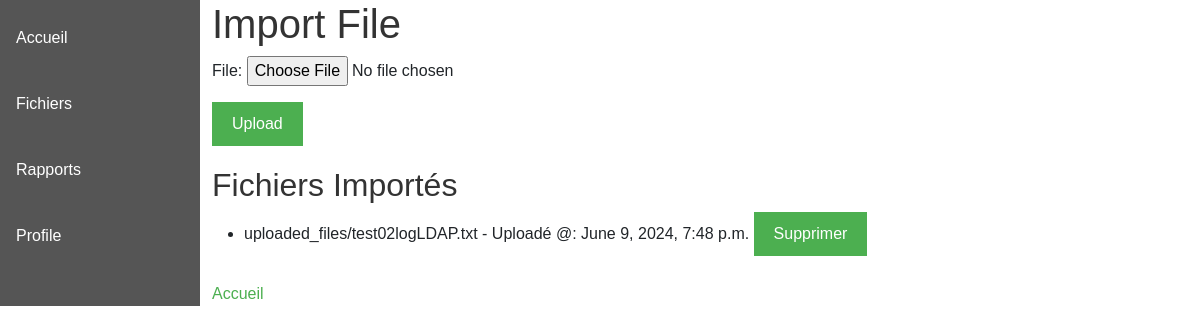
The app's page /import/ with its own data.
### core/models.py (models this page shows)
class ImportedFile(models.Model):
    file = models.FileField(upload_to='uploaded_files/')
    uploaded_at = models.DateTimeField(auto_now_add=True)

### core/views.py (the view)
# urls.py: path('import/', views.import_file, name='import_file'),
def import_file(request):
    if request.method == 'POST':
        form = ImportedFileForm(request.POST, request.FILES)
        if form.is_valid():
            form.save()
            return redirect('core:import_file')
    else:
        form = ImportedFileForm()
    imported_files = ImportedFile.objects.all()
    return render(request, 'core/import_file.html', {'form': form, 'imported_files': imported_files})

### core/forms.py
class ImportedFileForm(forms.ModelForm):
    class Meta:
        model = ImportedFile
        fields = ['file']

### core/templates/core/import_file.html (shortened to what this page needs)
{% extends "base.html" %}
{% block content %}
    <h1>Import File</h1>
    <form method="post" enctype="multipart/form-data">
        {{ form.as_p }}
        <button type="submit">Upload</button>
    </form>
    <h2>Fichiers Importés</h2>
    <ul>
        {% for file in imported_files %}
            <li>
                {{ file.file.name }} - Uploadé @: {{ file.uploaded_at }}
                <form method="post" action="{% url 'core:delete_file' file.id %}" style="display:inline;">
                    <button type="submit">Supprimer</button>
                </form>
            </li>
        {% endfor %}
    </ul>
    <a href="{% url 'core:home' %}">Accueil</a>
{% endblock content %}

### static/style.css (style rules this page uses)
* { margin: 0; background-color: white; }
body { font-family: Arial, sans-serif; padding: 0; }
h1, h2 { color: #333; }
form { margin-bottom: 20px; }
button { padding: 10px 20px; background-color: #4CAF50; color: white; border: none; cursor: pointer; }
a { display: inline-block; margin-top: 10px; text-decoration: none; color: #4CAF50; }

### records on screen
ImportedFile: file.name "uploaded_files/test02logLDAP.txt", uploaded_at "June 9, 2024, 7:48 p.m."
